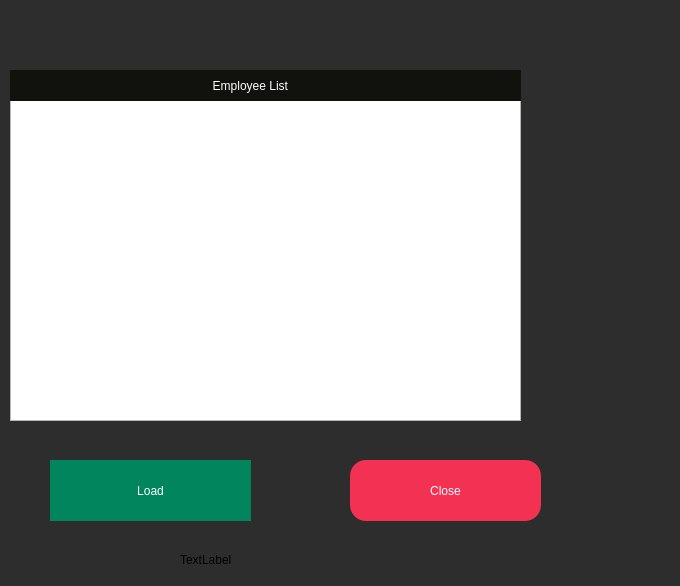
<?xml version="1.0" encoding="UTF-8"?>
<ui version="4.0">
 <class>Search</class>
 <widget class="QDialog" name="Search">
  <property name="geometry">
   <rect>
    <x>0</x>
    <y>0</y>
    <width>680</width>
    <height>586</height>
   </rect>
  </property>
  <property name="windowTitle">
   <string>Dialog</string>
  </property>
  <property name="styleSheet">
   <string notr="true">#Search
{
	background:#2D2D2D;
}</string>
  </property>
  <widget class="QTableView" name="SearchtableView">
   <property name="geometry">
    <rect>
     <x>10</x>
     <y>100</y>
     <width>511</width>
     <height>321</height>
    </rect>
   </property>
   <property name="styleSheet">
    <string notr="true">#label_8
{
	color:white;
	background:#11110E;
padding-left:10px;
}</string>
   </property>
  </widget>
  <widget class="QPushButton" name="Close">
   <property name="geometry">
    <rect>
     <x>350</x>
     <y>460</y>
     <width>191</width>
     <height>61</height>
    </rect>
   </property>
   <property name="styleSheet">
    <string notr="true">#Close
{
	border:none;
	background:#F33253;
	color:white;
	border-radius:16px;
}

#Close:hover
{
	border:2px solid #F33253;
	background:#2D2D2D;
	color:#F33253;
	border-radius:16px;
}</string>
   </property>
   <property name="text">
    <string>Close</string>
   </property>
  </widget>
  <widget class="QLabel" name="searchconnLabel">
   <property name="geometry">
    <rect>
     <x>180</x>
     <y>550</y>
     <width>221</width>
     <height>20</height>
    </rect>
   </property>
   <property name="text">
    <string>TextLabel</string>
   </property>
  </widget>
  <widget class="QLabel" name="label">
   <property name="geometry">
    <rect>
     <x>10</x>
     <y>70</y>
     <width>511</width>
     <height>31</height>
    </rect>
   </property>
   <property name="styleSheet">
    <string notr="true">#label
{
	color:white;
	background:#11110E;
padding-left:10px;
}</string>
   </property>
   <property name="text">
    <string>                                                         Employee List</string>
   </property>
  </widget>
  <widget class="QPushButton" name="loadButton">
   <property name="geometry">
    <rect>
     <x>50</x>
     <y>460</y>
     <width>201</width>
     <height>61</height>
    </rect>
   </property>
   <property name="styleSheet">
    <string notr="true">#loadButton
{
	background:#00855C;
	border:none;
	color:white;
}

#loadButton:hover
{
	background:#2D2D2D;
	border:2px solid #00855C;
	color:#00855C;
}</string>
   </property>
   <property name="text">
    <string>Load</string>
   </property>
  </widget>
 </widget>
 <resources/>
 <connections/>
</ui>
